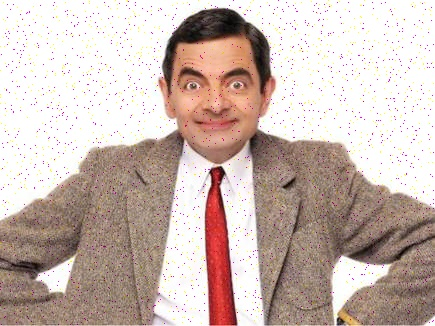
#> input picture facedetection/mrbean_noise.jpg, 435 x 326 px
$ python denoise.py
#> lines starting #> are read from the running program, lines starting #| are printed output that depends on the picture
import numpy as np
import cv2

img1 = cv2.imread("./mrbean_noise.jpg")
#> img1 is the input picture: shape (326, 435, 3); mean B, G, R 178.1, 185.3, 202.7
img2 = cv2.medianBlur(img1, 3)
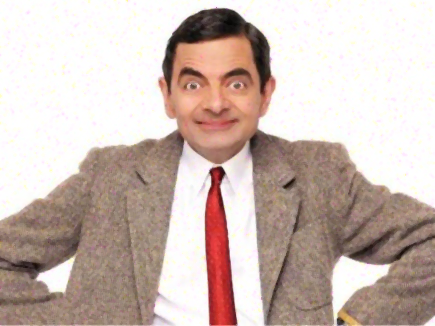
#> img2: shape (326, 435, 3); mean B, G, R 180.1, 187.2, 204.3

cv2.imshow('img1', img1)
cv2.imshow('img2', img2)

cv2.waitKey(0)
cv2.destroyAllWindows()
